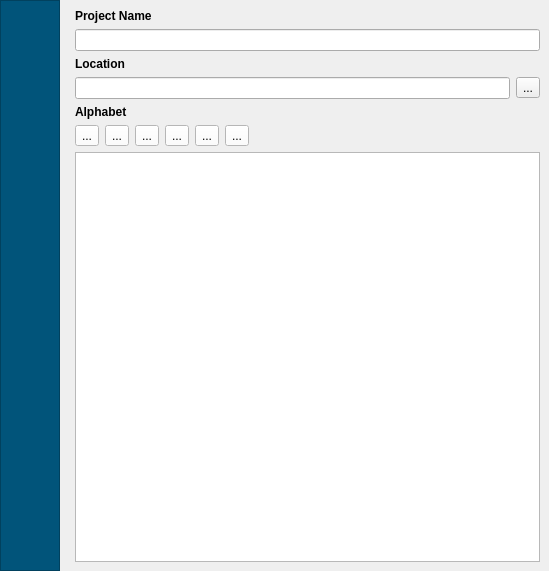
<?xml version="1.0" encoding="UTF-8"?>
<ui version="4.0">
 <class>FormNewProject</class>
 <widget class="QWidget" name="FormNewProject">
  <property name="geometry">
   <rect>
    <x>0</x>
    <y>0</y>
    <width>549</width>
    <height>571</height>
   </rect>
  </property>
  <property name="windowTitle">
   <string>Form</string>
  </property>
  <layout class="QHBoxLayout" name="horizontalLayout">
   <property name="leftMargin">
    <number>0</number>
   </property>
   <property name="topMargin">
    <number>0</number>
   </property>
   <property name="rightMargin">
    <number>0</number>
   </property>
   <property name="bottomMargin">
    <number>0</number>
   </property>
   <item>
    <widget class="QScrollArea" name="scrollArea">
     <property name="frameShape">
      <enum>QFrame::NoFrame</enum>
     </property>
     <property name="frameShadow">
      <enum>QFrame::Plain</enum>
     </property>
     <property name="lineWidth">
      <number>0</number>
     </property>
     <property name="verticalScrollBarPolicy">
      <enum>Qt::ScrollBarAsNeeded</enum>
     </property>
     <property name="sizeAdjustPolicy">
      <enum>QAbstractScrollArea::AdjustToContents</enum>
     </property>
     <property name="widgetResizable">
      <bool>true</bool>
     </property>
     <widget class="QWidget" name="scrollAreaWidgetContents">
      <property name="geometry">
       <rect>
        <x>0</x>
        <y>0</y>
        <width>549</width>
        <height>571</height>
       </rect>
      </property>
      <layout class="QHBoxLayout" name="horizontalLayout_2">
       <property name="leftMargin">
        <number>0</number>
       </property>
       <property name="topMargin">
        <number>0</number>
       </property>
       <property name="rightMargin">
        <number>0</number>
       </property>
       <property name="bottomMargin">
        <number>0</number>
       </property>
       <item>
        <widget class="QFrame" name="frame">
         <property name="sizePolicy">
          <sizepolicy hsizetype="Minimum" vsizetype="Expanding">
           <horstretch>0</horstretch>
           <verstretch>0</verstretch>
          </sizepolicy>
         </property>
         <property name="styleSheet">
          <string notr="true">background:#01547a</string>
         </property>
         <property name="frameShape">
          <enum>QFrame::StyledPanel</enum>
         </property>
         <property name="frameShadow">
          <enum>QFrame::Raised</enum>
         </property>
         <layout class="QVBoxLayout" name="verticalLayout">
          <item>
           <widget class="QToolButton" name="button_create">
            <property name="sizePolicy">
             <sizepolicy hsizetype="Preferred" vsizetype="Preferred">
              <horstretch>0</horstretch>
              <verstretch>0</verstretch>
             </sizepolicy>
            </property>
            <property name="styleSheet">
             <string notr="true"/>
            </property>
            <property name="text">
             <string/>
            </property>
            <property name="icon">
             <iconset resource="resources.qrc">
              <normaloff>:/Files/images/ok.png</normaloff>:/Files/images/ok.png</iconset>
            </property>
            <property name="iconSize">
             <size>
              <width>32</width>
              <height>32</height>
             </size>
            </property>
            <property name="autoRaise">
             <bool>true</bool>
            </property>
           </widget>
          </item>
          <item>
           <widget class="QFrame" name="frame_2">
            <property name="sizePolicy">
             <sizepolicy hsizetype="Preferred" vsizetype="Expanding">
              <horstretch>0</horstretch>
              <verstretch>0</verstretch>
             </sizepolicy>
            </property>
            <property name="frameShape">
             <enum>QFrame::NoFrame</enum>
            </property>
            <property name="frameShadow">
             <enum>QFrame::Raised</enum>
            </property>
           </widget>
          </item>
         </layout>
        </widget>
       </item>
       <item>
        <widget class="QFrame" name="frame_5">
         <property name="sizePolicy">
          <sizepolicy hsizetype="Expanding" vsizetype="Expanding">
           <horstretch>0</horstretch>
           <verstretch>0</verstretch>
          </sizepolicy>
         </property>
         <property name="frameShape">
          <enum>QFrame::NoFrame</enum>
         </property>
         <property name="frameShadow">
          <enum>QFrame::Raised</enum>
         </property>
         <layout class="QVBoxLayout" name="verticalLayout_2">
          <item>
           <widget class="QLabel" name="label">
            <property name="sizePolicy">
             <sizepolicy hsizetype="Maximum" vsizetype="Maximum">
              <horstretch>0</horstretch>
              <verstretch>0</verstretch>
             </sizepolicy>
            </property>
            <property name="font">
             <font>
              <bold>true</bold>
             </font>
            </property>
            <property name="text">
             <string>Project Name</string>
            </property>
           </widget>
          </item>
          <item>
           <widget class="QLineEdit" name="text_project_name">
            <property name="sizePolicy">
             <sizepolicy hsizetype="Expanding" vsizetype="Maximum">
              <horstretch>0</horstretch>
              <verstretch>0</verstretch>
             </sizepolicy>
            </property>
           </widget>
          </item>
          <item>
           <widget class="QLabel" name="label_3">
            <property name="sizePolicy">
             <sizepolicy hsizetype="Preferred" vsizetype="Maximum">
              <horstretch>0</horstretch>
              <verstretch>0</verstretch>
             </sizepolicy>
            </property>
            <property name="font">
             <font>
              <bold>true</bold>
             </font>
            </property>
            <property name="text">
             <string>Location</string>
            </property>
           </widget>
          </item>
          <item>
           <widget class="QFrame" name="frame_3">
            <property name="frameShape">
             <enum>QFrame::NoFrame</enum>
            </property>
            <property name="frameShadow">
             <enum>QFrame::Raised</enum>
            </property>
            <layout class="QHBoxLayout" name="horizontalLayout_3">
             <property name="leftMargin">
              <number>0</number>
             </property>
             <property name="topMargin">
              <number>0</number>
             </property>
             <property name="rightMargin">
              <number>0</number>
             </property>
             <property name="bottomMargin">
              <number>0</number>
             </property>
             <item>
              <widget class="QLineEdit" name="text_project_location"/>
             </item>
             <item>
              <widget class="QToolButton" name="button_project_location">
               <property name="sizePolicy">
                <sizepolicy hsizetype="Fixed" vsizetype="Maximum">
                 <horstretch>0</horstretch>
                 <verstretch>0</verstretch>
                </sizepolicy>
               </property>
               <property name="text">
                <string>...</string>
               </property>
              </widget>
             </item>
            </layout>
           </widget>
          </item>
          <item>
           <widget class="QLabel" name="label_4">
            <property name="font">
             <font>
              <bold>true</bold>
             </font>
            </property>
            <property name="text">
             <string>Alphabet</string>
            </property>
           </widget>
          </item>
          <item>
           <widget class="QWidget" name="widget_4" native="true">
            <property name="enabled">
             <bool>true</bool>
            </property>
            <property name="sizePolicy">
             <sizepolicy hsizetype="Preferred" vsizetype="Maximum">
              <horstretch>0</horstretch>
              <verstretch>0</verstretch>
             </sizepolicy>
            </property>
            <property name="layoutDirection">
             <enum>Qt::LeftToRight</enum>
            </property>
            <property name="styleSheet">
             <string notr="true"/>
            </property>
            <layout class="QHBoxLayout" name="horizontalLayout_6">
             <property name="leftMargin">
              <number>0</number>
             </property>
             <property name="topMargin">
              <number>0</number>
             </property>
             <property name="rightMargin">
              <number>0</number>
             </property>
             <property name="bottomMargin">
              <number>0</number>
             </property>
             <item>
              <widget class="QToolButton" name="button_z2">
               <property name="styleSheet">
                <string notr="true">background:white</string>
               </property>
               <property name="text">
                <string>...</string>
               </property>
               <property name="icon">
                <iconset resource="resources.qrc">
                 <normaloff>:/Files/images/alphabet/z2.png</normaloff>:/Files/images/alphabet/z2.png</iconset>
               </property>
               <property name="iconSize">
                <size>
                 <width>32</width>
                 <height>32</height>
                </size>
               </property>
              </widget>
             </item>
             <item>
              <widget class="QToolButton" name="button_z3">
               <property name="styleSheet">
                <string notr="true">background:white</string>
               </property>
               <property name="text">
                <string>...</string>
               </property>
               <property name="icon">
                <iconset resource="resources.qrc">
                 <normaloff>:/Files/images/alphabet/z3.png</normaloff>:/Files/images/alphabet/z3.png</iconset>
               </property>
               <property name="iconSize">
                <size>
                 <width>32</width>
                 <height>32</height>
                </size>
               </property>
              </widget>
             </item>
             <item>
              <widget class="QToolButton" name="button_z4">
               <property name="styleSheet">
                <string notr="true">background:white</string>
               </property>
               <property name="text">
                <string>...</string>
               </property>
               <property name="icon">
                <iconset resource="resources.qrc">
                 <normaloff>:/Files/images/alphabet/z8.png</normaloff>:/Files/images/alphabet/z8.png</iconset>
               </property>
               <property name="iconSize">
                <size>
                 <width>32</width>
                 <height>32</height>
                </size>
               </property>
              </widget>
             </item>
             <item>
              <widget class="QToolButton" name="button_z10">
               <property name="styleSheet">
                <string notr="true">background:white</string>
               </property>
               <property name="text">
                <string>...</string>
               </property>
               <property name="icon">
                <iconset resource="resources.qrc">
                 <normaloff>:/Files/images/alphabet/z10.png</normaloff>:/Files/images/alphabet/z10.png</iconset>
               </property>
               <property name="iconSize">
                <size>
                 <width>32</width>
                 <height>32</height>
                </size>
               </property>
              </widget>
             </item>
             <item>
              <widget class="QToolButton" name="button_z16">
               <property name="styleSheet">
                <string notr="true">background:white</string>
               </property>
               <property name="text">
                <string>...</string>
               </property>
               <property name="icon">
                <iconset resource="resources.qrc">
                 <normaloff>:/Files/images/alphabet/z16.png</normaloff>:/Files/images/alphabet/z16.png</iconset>
               </property>
               <property name="iconSize">
                <size>
                 <width>32</width>
                 <height>32</height>
                </size>
               </property>
              </widget>
             </item>
             <item>
              <widget class="QToolButton" name="button_z80">
               <property name="styleSheet">
                <string notr="true">background:white</string>
               </property>
               <property name="text">
                <string>...</string>
               </property>
               <property name="icon">
                <iconset resource="resources.qrc">
                 <normaloff>:/Files/images/alphabet/z80.png</normaloff>:/Files/images/alphabet/z80.png</iconset>
               </property>
               <property name="iconSize">
                <size>
                 <width>32</width>
                 <height>32</height>
                </size>
               </property>
              </widget>
             </item>
             <item>
              <widget class="QWidget" name="widget_6" native="true">
               <property name="sizePolicy">
                <sizepolicy hsizetype="Expanding" vsizetype="Preferred">
                 <horstretch>0</horstretch>
                 <verstretch>0</verstretch>
                </sizepolicy>
               </property>
              </widget>
             </item>
            </layout>
           </widget>
          </item>
          <item>
           <widget class="QTextEdit" name="text_alphabit">
            <property name="layoutDirection">
             <enum>Qt::LeftToRight</enum>
            </property>
           </widget>
          </item>
         </layout>
        </widget>
       </item>
      </layout>
     </widget>
    </widget>
   </item>
  </layout>
 </widget>
 <resources>
  <include location="resources.qrc"/>
 </resources>
 <connections/>
</ui>
